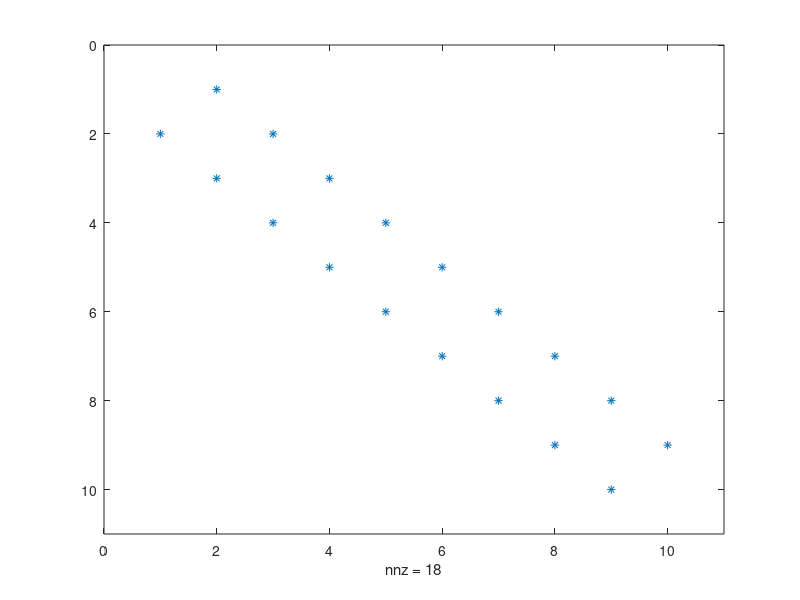

Here is the MATLAB script that generated this plot:


s = 1:10;
s = s'

c = ones(length(s),1);

spp = spdiags([s,-s],[-1,1],length(s),length(s));
spy(spp)
spp = spp'
full(spp)
